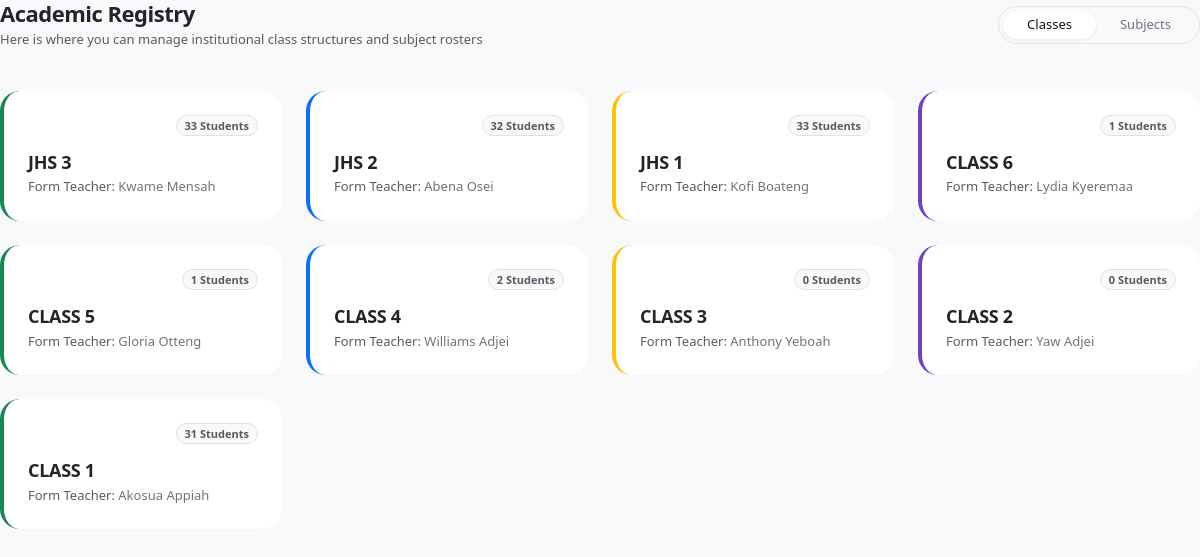
Page /classes-subjects/ on the committed database.
### sis/models.py (models this page shows, shortened)
class ClassRoom(models.Model):
    class_name = models.CharField(max_length=50, unique=True)
    order = models.PositiveIntegerField(
        default=0,
        help_text="Used to sort classes hierarchically (e.g., Class 1 = 1, JHS 3 = 9)"
    )
    next_class = models.ForeignKey(
        'self',
        on_delete=models.SET_NULL,
        null=True,
        blank=True,
        related_name='previous_class',
        help_text="Explicitly define the next class students promote into."
    )
    form_master = models.ForeignKey('StaffProfile', on_delete=models.SET_NULL, null=True, blank=True, related_name='managed_class')
    class Meta:
        ordering = ['order']

class StaffProfile(models.Model):
    TITLE_CHOICES = [
        ('Mr.', 'Mr.'),
        ('Mrs.', 'Mrs.'),
        ('Ms.', 'Ms.'),
        ('Dr.', 'Dr.'),
        ('Rev.', 'Rev.'),
    ]
    GENDER_CHOICES = [
        ('Male', 'Male'),
        ('Female', 'Female'),
    ]
    EMPLOYMENT_CHOICES = [
        ('Permanent', 'Permanent'),
        ('Contract', 'Contract'),
    ]
    title = models.CharField(max_length=20, choices=TITLE_CHOICES, default='Mr.')
    first_name = models.CharField(max_length=100, default='')
    last_name = models.CharField(max_length=100, default='')
    other_names = models.CharField(max_length=100, blank=True, null=True, default='')
    staff_id = models.CharField(max_length=50, unique=True, default='')
    user = models.OneToOneField(User, on_delete=models.CASCADE, related_name='staff_profile', null=True, blank=True)
    gender = models.CharField(max_length=10, choices=GENDER_CHOICES, default='Male')
    dob = models.DateField(verbose_name="Date of Birth", default=date.today)
    designation = models.ForeignKey(Designation, on_delete=models.SET_NULL, null=True, blank=True)
    ssnit_id = models.CharField(max_length=50, blank=True, null=True, verbose_name="SSNIT ID")
    phone_number = models.CharField(max_length=15, blank=True, null=True, verbose_name="Phone Number")
    email = models.EmailField(unique=True)
    employment_type = models.CharField(max_length=50, choices=EMPLOYMENT_CHOICES, default='Permanent')
    date_of_appointment = models.DateField(default=date.today)
    year_of_last_promotion = models.IntegerField(blank=True, null=True)
    department = models.ForeignKey(Department, on_delete=models.SET_NULL, null=True, blank=True)
    qualification = models.CharField(max_length=150, default='')
    certificate = models.CharField(max_length=150, default='')
    name_of_institution_completed = models.CharField(max_length=255, default='')
    year_completed = models.IntegerField(default=2000)
    profile_picture = models.ImageField(upload_to=get_staff_photo_path, max_length=100, blank=True, null=True)
    address = models.TextField(blank=True, null=True, verbose_name="Residential Address")
    theme = models.CharField(max_length=10, choices=[('light', 'Light'), ('dark', 'Dark'), ('system', 'System')], default='system', blank=True)
    form_class = models.OneToOneField('ClassRoom', on_delete=models.SET_NULL, null=True, blank=True, related_name='form_teacher')
    subject_areas = models.ManyToManyField('Subject', blank=True, related_name='teachers', help_text="Select all subjects this staff member is assigned to teach.")

### sis/views.py (the view)
# urls.py: path('classes-subjects/', classes_subjects_hub, name='classes_subjects_hub'),
def classes_subjects_hub(request):
    classes_list = ClassRoom.objects.annotate(
        student_count=Count('students')
    ).order_by('-order')
    unique_subjects = Subject.objects.all().order_by('subject_name')
    return render(request, 'sis/classes_subjects_hub.html', {
        'classes': classes_list,
        'subjects': unique_subjects,
    })

### sis/context_processors.py (called while the page is built, shortened)
def staff_context(request):
    return {}

### sis/templates/sis/classes_subjects_hub.html (shortened to what this page needs)
{% extends 'sis/base.html' %}
{% block content %}
<div class="d-flex flex-column flex-sm-row align-items-sm-center justify-content-between mb-4 border-bottom pb-3 gap-3" style="border-color: #f4f4f5 !important;">
    <div>
        <h4 class="fw-bold text-dark mb-1" style="font-size: 22px; letter-spacing: -0.5px;">Academic Registry</h4>
        <p class="text-muted mb-0" style="font-size: 13px;">Here is where you can manage institutional class structures and subject rosters</p>
    </div>
    <ul class="nav nav-pills bg-light p-1 rounded-pill border" id="academicTab" role="tablist" style="max-width: fit-content; border-color: #e4e4e7 !important;">
        <li class="nav-item" role="presentation">
            <button class="nav-link active rounded-pill px-4 py-1 fw-medium" id="classes-tab" data-bs-toggle="tab" data-bs-target="#classes-panel" type="button" role="tab" aria-controls="classes-panel" aria-selected="true" style="font-size: 13px;">Classes</button>
        </li>
        <li class="nav-item" role="presentation">
            <button class="nav-link rounded-pill px-4 py-1 fw-medium" id="subjects-tab" data-bs-toggle="tab" data-bs-target="#subjects-panel" type="button" role="tab" aria-controls="subjects-panel" aria-selected="false" style="font-size: 13px;">Subjects</button>
        </li>
    </ul>
</div>
<div class="tab-content" id="academicTabContent">
    <div class="tab-pane fade show active" id="classes-panel" role="tabpanel" aria-labelledby="classes-tab">
        <div class="row g-4">
            {% for class_obj in classes %}
            <div class="col-12 col-md-6 col-lg-4 col-xl-3">
                <div class="card border-0 p-4 h-100 position-relative transition-card"
                     data-class-id="{{ class_obj.id }}"
                     style="border-radius: 20px; cursor: pointer; box-shadow: 0 1px 3px rgba(0,0,0,0.01); background-color: #ffffff; border-left: 4px solid {% cycle '#198754' '#0d6efd' '#ffc107' '#6f42c1' %} !important;">
                    <div class="d-flex align-items-start justify-content-between mb-3">
                        <span class="badge bg-light border text-muted px-2 py-1 rounded-pill" style="font-size: 11px;">{{ class_obj.student_count|default:"0" }} Students</span>
                    </div>
                    <h5 class="fw-bold text-dark mb-1" style="font-size: 18px; letter-spacing: -0.3px;">{{ class_obj.class_name }}</h5>
                    <p class="text-muted mb-0" style="font-size: 13px;">Form Teacher: <span class="fw-medium text-secondary">{{ class_obj.form_teacher.first_name|default:"" }} {{ class_obj.form_teacher.last_name|default:"Unassigned" }}</span></p>
                </div>
            </div>
            {% empty %}
            <div class="col-12 text-center py-5 text-muted">No institutional classes registered yet.</div>
            {% endfor %}
        </div>
    </div>
</div>
{% endblock %}

### sis/templates/sis/base.html (style rules this page uses)
html, body { height: 100%; margin: 0; padding: 0; background-color: #f8f9fa; overflow-x: hidden; }
html:not(.dark) { --bg-page: #f8f9fa; --bg-card: #ffffff; --bg-elevated: #ffffff; --bg-input: #ebeaef; --text-primary: #1a1a1a; --text-secondary: #6b7280; --text-muted: #9ca3af; --border-color: #e5e7eb; --accent: #4f46e5; }

### sis/templates/sis/classes_subjects_hub.html (style rules this page uses)
.transition-card { transition: transform 0.2s cubic-bezier(0.4, 0, 0.2, 1), box-shadow 0.2s ease; }
#academicTab .nav-link { color: #71717a; background: transparent; border: none; }
#academicTab .nav-link.active { color: #121214 !important; background-color: #ffffff !important; box-shadow: 0 1px 3px rgba(0,0,0,0.08) !important; }

### rows in the picture
ClassRoom: student_count "33", class_name "JHS 3", form_teacher.first_name "Kwame", form_teacher.last_name "Mensah"
ClassRoom: student_count "32", class_name "JHS 2", form_teacher.first_name "Abena", form_teacher.last_name "Osei"
ClassRoom: student_count "33", class_name "JHS 1", form_teacher.first_name "Kofi", form_teacher.last_name "Boateng"
ClassRoom: student_count "1", class_name "CLASS 6", form_teacher.first_name "Lydia", form_teacher.last_name "Kyeremaa"
ClassRoom: student_count "1", class_name "CLASS 5", form_teacher.first_name "Gloria", form_teacher.last_name "Otteng"
ClassRoom: student_count "2", class_name "CLASS 4", form_teacher.first_name "Williams", form_teacher.last_name "Adjei"
ClassRoom: student_count "0", class_name "CLASS 3", form_teacher.first_name "Anthony", form_teacher.last_name "Yeboah"
ClassRoom: student_count "0", class_name "CLASS 2", form_teacher.first_name "Yaw", form_teacher.last_name "Adjei"
ClassRoom: student_count "31", class_name "CLASS 1", form_teacher.first_name "Akosua", form_teacher.last_name "Appiah"
